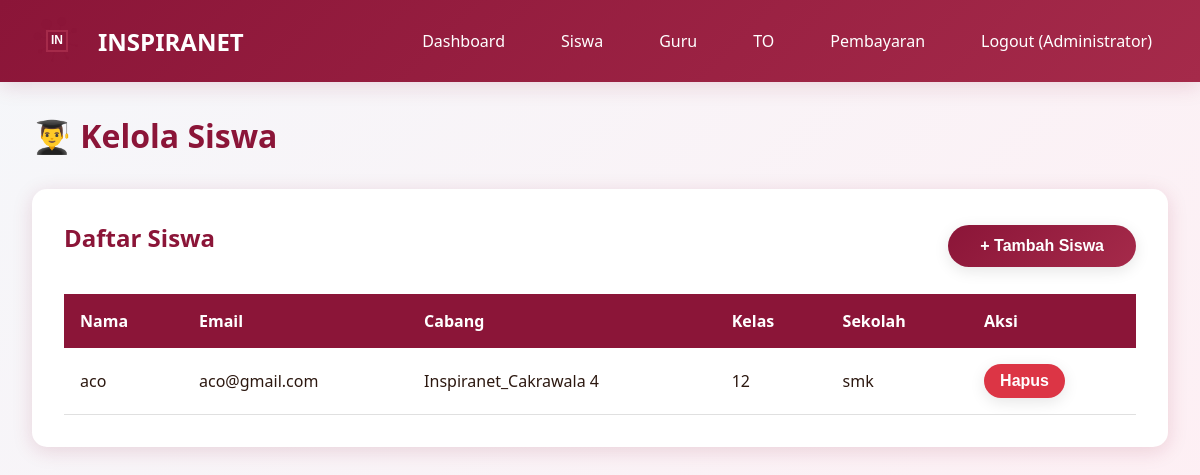
Page /admin/students (signed in) on the earlier database version.
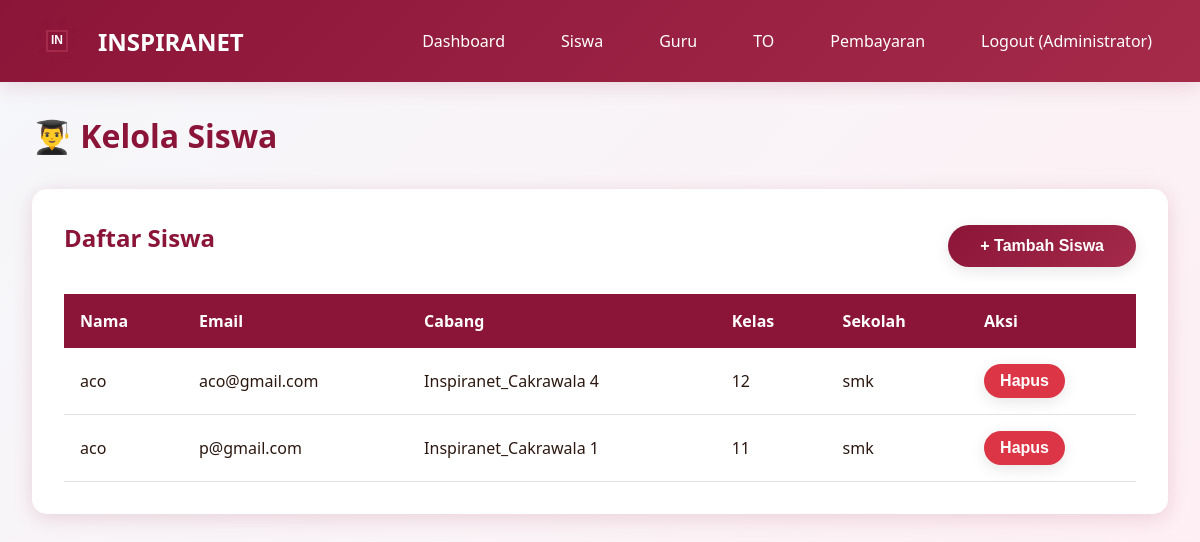
Same page on the later database version.
### models.py (models this page shows, shortened)
class User(UserMixin, db.Model):
    __tablename__ = 'users'
    id = db.Column(db.Integer, primary_key=True)
    email = db.Column(db.String(120), unique=True, nullable=False)
    password_hash = db.Column(db.String(255), nullable=False)
    full_name = db.Column(db.String(100), nullable=False)
    role = db.Column(db.String(20), nullable=False, default='student')
    inspira_branch = db.Column(db.String(50), nullable=True)
    class_level = db.Column(db.String(20), nullable=True)
    school_name = db.Column(db.String(150), nullable=True)
    phone_number = db.Column(db.String(20), nullable=True)
    profile_photo = db.Column(db.String(255), nullable=True)
    created_at = db.Column(db.DateTime, default=datetime.utcnow)
    exam_attempts = db.relationship('ExamAttempt', backref='user', lazy=True, cascade='all, delete-orphan')
    payments = db.relationship('Payment', backref='user', lazy=True, cascade='all, delete-orphan')
    leaderboard_entries = db.relationship('Leaderboard', backref='user', lazy=True, cascade='all, delete-orphan')

### app.py (the view)
@app.route('/admin/students')
@login_required
def admin_students():
    if current_user.role != 'admin':
        flash('Akses ditolak!', 'danger')
        return redirect(url_for('index'))
    students = User.query.filter_by(role='student').all()
    return render_template('admin_students.html', students=students, branches=BRANCHES)

### app.py (called while the page is built)
@login_manager.user_loader
def load_user(user_id):
    return User.query.get(int(user_id))

@app.before_request
def ensure_db():
    if not hasattr(app, '_db_initialized'):
        app._db_initialized = True
        init_database()

### templates/admin_students.html (shortened to what this page needs)
{% extends "base.html" %}
{% block content %}
<h1 style="color: var(--primary-color); margin-bottom: 2rem;">👨‍🎓 Kelola Siswa</h1>
<div class="card">
    <div style="display: flex; justify-content: space-between; align-items: center; margin-bottom: 1.5rem;">
        <h2>Daftar Siswa</h2>
        <button onclick="showModal('addStudentModal')" class="btn btn-primary">+ Tambah Siswa</button>
    </div>
    <table class="table">
        <thead>
            <tr>
                <th>Nama</th>
                <th>Email</th>
                <th>Cabang</th>
                <th>Kelas</th>
                <th>Sekolah</th>
                <th>Aksi</th>
            </tr>
        </thead>
        <tbody>
            {% for student in students %}
            <tr>
                <td>{{ student.full_name }}</td>
                <td>{{ student.email }}</td>
                <td>{{ student.inspira_branch }}</td>
                <td>{{ student.class_level }}</td>
                <td>{{ student.school_name }}</td>
                <td>
                    <form method="POST" action="{{ url_for('admin_delete_student', id=student.id) }}" style="display: inline;" data-confirm-delete>
                        <button type="submit" class="btn btn-danger" style="padding: 0.5rem 1rem;">Hapus</button>
                    </form>
                </td>
            </tr>
            {% endfor %}
        </tbody>
    </table>
</div>
{% endblock %}

### templates/base.html (shortened to what this page needs)
<!DOCTYPE html>
<html lang="id">
<head>
    <link rel="stylesheet" href="{{ url_for('static', filename='css/style.css') }}">
</head>
<body>
    <nav class="navbar">
        <div class="container">
            <a href="{{ url_for('index') }}" class="navbar-brand">
                <div id="logo-animation" class="logo-container"></div>
                <span>INSPIRANET</span>
            </a>
            <ul class="navbar-nav">
                {% if current_user.is_authenticated %}
                    {% if current_user.role == 'admin' %}
                        <li><a href="{{ url_for('admin_dashboard') }}">Dashboard</a></li>
                        <li><a href="{{ url_for('admin_students') }}">Siswa</a></li>
                        <li><a href="{{ url_for('admin_teachers') }}">Guru</a></li>
                        <li><a href="{{ url_for('admin_exams') }}">TO</a></li>
                        <li><a href="{{ url_for('admin_payments') }}">Pembayaran</a></li>
                    {% elif current_user.role == 'teacher' %}
                        <li><a href="{{ url_for('teacher_dashboard') }}">Dashboard</a></li>
                        <li><a href="{{ url_for('teacher_exams') }}">TO Saya</a></li>
                        <li><a href="{{ url_for('teacher_students') }}">Hasil Siswa</a></li>
                    {% else %}
                        <li><a href="{{ url_for('student_dashboard') }}">Dashboard</a></li>
                        <li><a href="{{ url_for('student_exams') }}">Daftar TO</a></li>
                    {% endif %}
                    <li><a href="{{ url_for('logout') }}">Logout ({{ current_user.full_name }})</a></li>
                {% else %}
                    <li><a href="{{ url_for('login') }}">Login</a></li>
                    <li><a href="{{ url_for('register') }}">Daftar</a></li>
                {% endif %}
            </ul>
        </div>
    </nav>
    <div class="container">
        {% block content %}{% endblock %}
    </div>
</body>
</html>

### static/css/style.css (style rules this page uses)
:root { --primary-color: #8B1538; --secondary-color: #A52A4A; --dark-color: #4A0E1F; --light-color: #FFE5EC; --text-dark: #2C1810; --text-light: #FFFFFF; --shadow: 0 4px 20px rgba(139, 21, 56, 0.15); }
* { margin: 0; padding: 0; box-sizing: border-box; }
body { font-family: 'Segoe UI', Tahoma, Geneva, Verdana, sans-serif; background: linear-gradient(135deg, #f5f7fa 0%, #ffeef3 100%); color: var(--text-dark); min-height: 100vh; }
.navbar { background: linear-gradient(135deg, var(--primary-color) 0%, var(--secondary-color) 100%); padding: 1rem 0; box-shadow: var(--shadow); position: sticky; top: 0; z-index: 1000; }
.navbar .container { max-width: 1200px; margin: 0 auto; padding: 0 2rem; display: flex; justify-content: space-between; align-items: center; }
.navbar-brand { display: flex; align-items: center; gap: 1rem; color: var(--text-light); text-decoration: none; font-size: 1.5rem; font-weight: bold; }
.logo-container { position: relative; width: 50px; height: 50px; }
.navbar-nav { display: flex; gap: 1.5rem; list-style: none; align-items: center; }
.navbar-nav a { color: var(--text-light); text-decoration: none; padding: 0.5rem 1rem; border-radius: 5px; transition: all 0.3s ease; }
.container { max-width: 1200px; margin: 2rem auto; padding: 0 2rem; }
.btn { display: inline-block; padding: 0.75rem 2rem; border: none; border-radius: 25px; font-size: 1rem; font-weight: 600; text-decoration: none; cursor: pointer; transition: all 0.3s ease; box-shadow: 0 4px 15px rgba(0, 0, 0, 0.1); }
.btn-primary { background: linear-gradient(135deg, var(--primary-color) 0%, var(--secondary-color) 100%); color: var(--text-light); }
.btn-danger { background: #dc3545; color: white; }
.card { background: white; border-radius: 15px; padding: 2rem; box-shadow: var(--shadow); margin-bottom: 2rem; animation: fadeIn 0.6s ease; }
.card h2 { color: var(--primary-color); margin-bottom: 1rem; }
.table { width: 100%; border-collapse: collapse; margin-top: 1rem; }
.table th { background: var(--primary-color); color: white; padding: 1rem; text-align: left; }
.table td { padding: 1rem; border-bottom: 1px solid #e0e0e0; }

Differences in the rows shown:
added User: full_name "aco", email "p@gmail.com", inspira_branch "Inspiranet_Cakrawala 1", class_level "11", school_name "smk"
